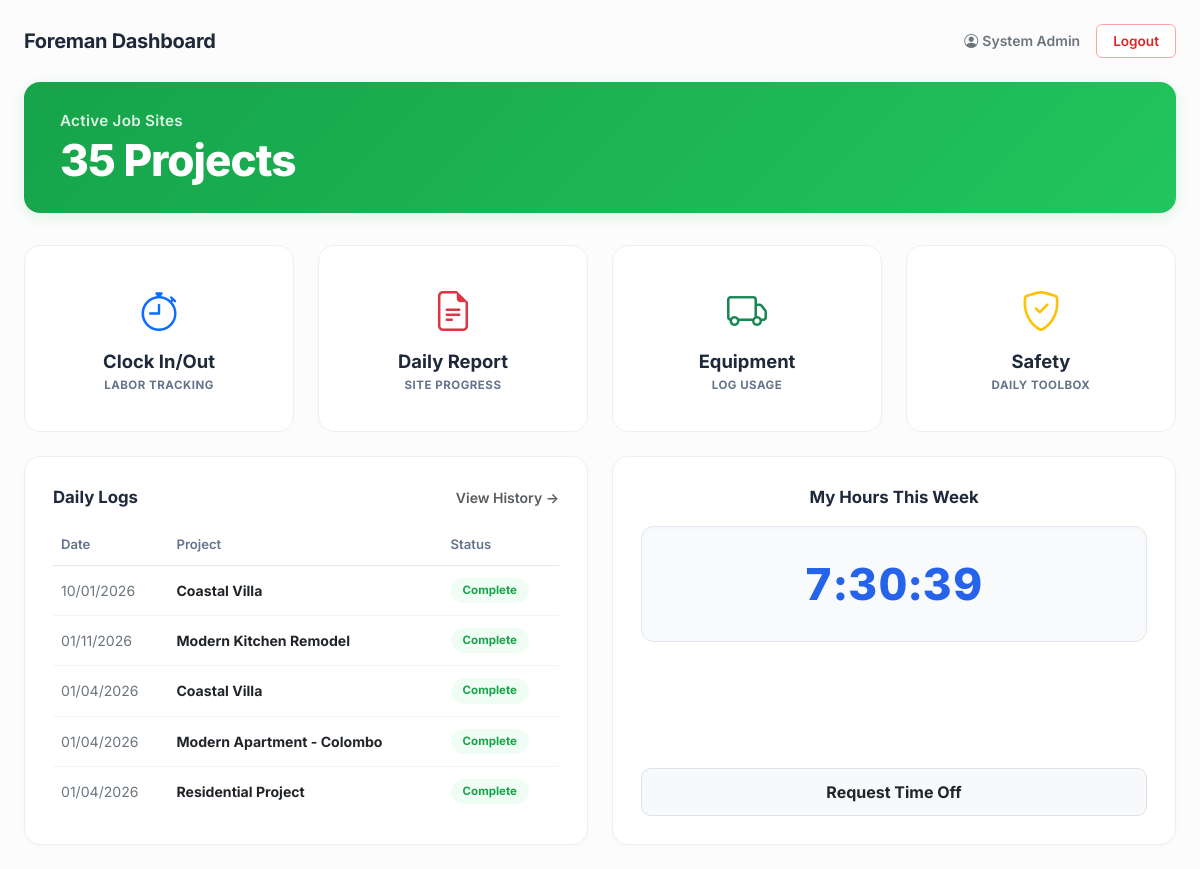
Page /foreman_logs.php (signed in) on the committed database.
### tables this page shows
CREATE TABLE `daily_reports` (
  `id` int(11) NOT NULL AUTO_INCREMENT,
  `project_id` int(11) DEFAULT NULL,
  `foreman_id` int(11) DEFAULT NULL,
  `report_date` date DEFAULT (CURDATE()),
  `weather_condition` varchar(100) DEFAULT 'Sunny, 30°C',
  `work_summary` text DEFAULT NULL,
  `crew_count` int(11) DEFAULT 0,
  `subcontractor_notes` text DEFAULT NULL,
  `status` enum('Draft','Submitted','Reviewed') DEFAULT 'Submitted',
  `site_image` varchar(255) DEFAULT NULL,
  `created_at` timestamp NOT NULL DEFAULT current_timestamp(),
  PRIMARY KEY (`id`),
  KEY `fk_dr_project` (`project_id`),
  KEY `fk_dr_foreman` (`foreman_id`),
  CONSTRAINT `daily_reports_ibfk_1` FOREIGN KEY (`project_id`) REFERENCES `projects` (`id`),
  CONSTRAINT `daily_reports_ibfk_2` FOREIGN KEY (`foreman_id`) REFERENCES `users` (`id`),
  CONSTRAINT `fk_dr_foreman` FOREIGN KEY (`foreman_id`) REFERENCES `users` (`id`) ON DELETE SET NULL,
  CONSTRAINT `fk_dr_project` FOREIGN KEY (`project_id`) REFERENCES `projects` (`id`) ON DELETE CASCADE
);

CREATE TABLE `projects` (
  `id` int(11) NOT NULL AUTO_INCREMENT,
  `project_name` varchar(150) NOT NULL,
  `project_code` varchar(50) NOT NULL,
  `client_id` int(11) DEFAULT NULL,
  `client_name` varchar(100) DEFAULT NULL,
  `pm_id` int(11) DEFAULT NULL,
  `budget` decimal(15,2) DEFAULT 0.00,
  `location` varchar(255) DEFAULT NULL,
  `start_date` date DEFAULT NULL,
  `end_date` date DEFAULT NULL,
  `stage` enum('Planning','Earthwork','Framing','Roofing','Finishing','Handover') DEFAULT 'Planning',
  `progress_percent` int(11) DEFAULT 0,
  `status` enum('Active','Completed','On Hold','Archived') DEFAULT 'Active',
  `thumbnail_url` varchar(255) DEFAULT NULL,
  `created_at` timestamp NOT NULL DEFAULT current_timestamp(),
  `updated_at` timestamp NOT NULL DEFAULT current_timestamp() ON UPDATE current_timestamp(),
  PRIMARY KEY (`id`),
  UNIQUE KEY `project_code` (`project_code`)
);

### foreman_logs.php (the view, shortened to what this page needs)
<?php
require_once __DIR__ . '/db.php';
$user_id   = (int)($_SESSION['user_id'] ?? 3);
$user_name = htmlspecialchars($_SESSION['user_name'] ?? 'Foreman Sunil');
try {
    $stmt_active = $pdo->query("SELECT COUNT(*) FROM projects WHERE status = 'Active'");
    $active_projects = (int)$stmt_active->fetchColumn();
    $stmt_logs = $pdo->prepare("
        SELECT dr.*, p.project_name
        FROM daily_reports dr
        JOIN projects p ON dr.project_id = p.id
        WHERE dr.foreman_id = ?
        ORDER BY dr.report_date DESC
        LIMIT 5
    ");
    $stmt_logs->execute([$user_id]);
    $daily_logs = $stmt_logs->fetchAll(PDO::FETCH_ASSOC);
    if (empty($daily_logs)) {
        $daily_logs = $pdo->query("
            SELECT dr.*, p.project_name
            FROM daily_reports dr
            JOIN projects p ON dr.project_id = p.id
            ORDER BY dr.report_date DESC
            LIMIT 5
        ")->fetchAll(PDO::FETCH_ASSOC);
    }
    $stmt_check = $pdo->prepare("
        SELECT tc.*, p.project_name,
               TIMESTAMPDIFF(SECOND, tc.clock_in, NOW()) AS elapsed_seconds
        FROM time_cards tc
        JOIN projects p ON tc.project_id = p.id
        WHERE tc.user_id = ? AND tc.status = 'On-Site'
        ORDER BY tc.id DESC LIMIT 1
    ");
    $stmt_check->execute([$user_id]);
    $active_session = $stmt_check->fetch(PDO::FETCH_ASSOC);
    $is_clocked_in  = !empty($active_session);
    $stmt_week = $pdo->prepare("
        SELECT COALESCE(SUM(total_hours), 0)
        FROM time_cards
        WHERE user_id = :uid AND YEARWEEK(work_date, 1) = YEARWEEK(CURRENT_DATE(), 1)
    ");
    $stmt_week->execute([':uid' => $user_id]);
    $weekly_hours_val = floatval($stmt_week->fetchColumn() ?: 0);
    $weekly_total_seconds = round($weekly_hours_val * 3600);
    if ($weekly_total_seconds <= 0 && !$is_clocked_in) {
        $weekly_total_seconds = 27039;
    }
    $weekly_display_hms = sprintf(
        '%d:%02d:%02d',
        floor($weekly_total_seconds / 3600),
        floor(($weekly_total_seconds % 3600) / 60),
        $weekly_total_seconds % 60
    );
} catch (PDOException $e) {
    die("<div class='alert alert-danger m-4'>Database Error: " . htmlspecialchars($e->getMessage()) . "</div>");
}
?>
<!DOCTYPE html>
<html lang="en">
<head>
    <link href="https://cdn.jsdelivr.net/npm/bootstrap@5.3.0/dist/css/bootstrap.min.css" rel="stylesheet">
    <link rel="stylesheet" href="https://cdn.jsdelivr.net/npm/bootstrap-icons@1.11.1/font/bootstrap-icons.css">
</head>
<body>
    <div class="dashboard-container">
        <header class="dashboard-top-header">
            <div class="header-title">Foreman Dashboard</div>
            <div class="d-flex align-items-center gap-3">
                <span class="small fw-semibold text-secondary d-none d-sm-inline">
                    <i class="bi bi-person-circle me-1"></i><?= $user_name ?>
                </span>
                <a href="logout.php" class="btn btn-logout">Logout</a>
            </div>
        </header>
        <section class="active-sites-banner">
            <div class="banner-subtitle">Active Job Sites</div>
            <h1><?= $active_projects ?> Projects</h1>
        </section>
        <section class="row g-4 mb-4">
            <div class="col-6 col-md-3">
                <div class="action-card" id="cardClockTrigger" data-bs-toggle="modal" data-bs-target="#laborTrackingModal">
                    <i class="bi bi-stopwatch text-primary fs-1 mb-2"></i>
                    <h5>Clock In/Out</h5>
                    <span class="card-subtitle">Labor Tracking</span>
                </div>
            </div>
            <div class="col-6 col-md-3">
                <div class="action-card" data-bs-toggle="modal" data-bs-target="#reportModal">
                    <i class="bi bi-file-earmark-text text-danger fs-1 mb-2"></i>
                    <h5>Daily Report</h5>
                    <span class="card-subtitle">Site Progress</span>
                </div>
            </div>
            <div class="col-6 col-md-3">
                <a href="features/equipment-logs.php" class="action-card">
                    <i class="bi bi-truck text-success fs-1 mb-2"></i>
                    <h5>Equipment</h5>
                    <span class="card-subtitle">Log Usage</span>
                </a>
            </div>
            <div class="col-6 col-md-3">
                <a href="features/safety-meetings.php" class="action-card">
                    <i class="bi bi-shield-check text-warning fs-1 mb-2"></i>
                    <h5>Safety</h5>
                    <span class="card-subtitle">Daily Toolbox</span>
                </a>
            </div>
        </section>
        <section class="row g-4">
            <div class="col-lg-6 col-xl-6">
                <div class="nexus-widget">
                    <div class="d-flex justify-content-between align-items-center mb-3">
                        <div class="widget-title mb-0">Daily Logs</div>
                        <a href="features/reports.php" class="small fw-semibold text-decoration-none text-muted">View History &rarr;</a>
                    </div>
                    <div class="table-responsive">
                        <table class="table daily-logs-table align-middle mb-0">
                            <thead>
                                <tr>
                                    <th>Date</th>
                                    <th>Project</th>
                                    <th>Status</th>
                                </tr>
                            </thead>
                            <tbody>
                                <?php if (!empty($daily_logs)): ?>
                                    <?php foreach ($daily_logs as $log): ?>
                                        <tr>
                                            <td class="text-secondary"><?= date('m/d/Y', strtotime($log['report_date'])) ?></td>
                                            <td class="fw-bold text-dark"><?= htmlspecialchars($log['project_name']) ?></td>
                                            <td>
                                                <span class="status-pill pill-complete">Complete</span>
                                            </td>
                                        </tr>
                                    <?php endforeach; ?>
                                <?php endif; ?>
                            </tbody>
                        </table>
                    </div>
                </div>
            </div>
            <div class="col-lg-6 col-xl-6">
                <div class="nexus-widget text-center d-flex flex-column justify-content-between">
                    <div>
                        <div class="widget-title mb-3">My Hours This Week</div>
                        <div class="clock-display <?= $is_clocked_in ? 'ticking' : '' ?>" id="weeklyStopwatch">
                            <?= $weekly_display_hms ?>
                        </div>
                    </div>
                    <div>
                        <button type="button" class="btn btn-light w-100 border fw-bold btn-touch text-dark" data-bs-toggle="modal" data-bs-target="#timeOffModal">
                            Request Time Off
                        </button>
                    </div>
                </div>
            </div>
        </section>
    </div>
</body>
</html>

### foreman_logs.php (style rules this page uses)
:root { --nexus-green: #22c55e; --nexus-green-dark: #16a34a; --nexus-blue: #1d68ff; --nexus-blue-hover: #1557e0; --nexus-border: #eeeeee; --nexus-card-bg: #ffffff; --nexus-text-dark: #1e293b; --nexus-text-muted: #64748b; }
body { font-family: 'Inter', -apple-system, BlinkMacSystemFont, "Segoe UI", Roboto, sans-serif; background-color: #fcfcfc; color: var(--nexus-text-dark); margin: 0; padding: 0; -webkit-tap-highlight-color: transparent; }
.dashboard-container { max-width: 1200px; margin: 0 auto; padding: 1.5rem; }
.dashboard-top-header { display: flex; justify-content: space-between; align-items: center; margin-bottom: 1.5rem; }
.header-title { font-size: 1.25rem; font-weight: 700; color: var(--nexus-text-dark); letter-spacing: -0.3px; }
.btn-logout { font-size: 0.85rem; font-weight: 600; padding: 0.35rem 1rem; border-radius: 6px; color: #dc2626; border-color: #fca5a5; background: #ffffff; text-decoration: none; transition: all 0.15s ease; }
.active-sites-banner { background: linear-gradient(135deg, #16a34a 0%, #22c55e 100%); color: #ffffff; border-radius: 16px; padding: 1.75rem 2.25rem; margin-bottom: 2rem; box-shadow: 0 4px 15px rgba(34, 197, 94, 0.15); }
.active-sites-banner .banner-subtitle { font-size: 0.95rem; font-weight: 600; opacity: 0.85; letter-spacing: 0.3px; margin-bottom: 0.25rem; }
.active-sites-banner h1 { font-weight: 800; margin: 0; font-size: 2.75rem; letter-spacing: -1px; line-height: 1.1; }
.action-card { background: var(--nexus-card-bg); border: 1px solid var(--nexus-border); border-radius: 16px; padding: 2.25rem 1.25rem; text-align: center; transition: transform 0.2s ease, box-shadow 0.2s ease, border-color 0.2s ease; cursor: pointer; height: 100%; display: flex; flex-direction: column; align-items: center; justify-content: center; position: relative; user-select: none; text-decoration: none !important; color: inherit; }
.action-card i { display: block; margin-bottom: 0.85rem; }
.action-card h5 { font-size: 1.15rem; font-weight: 700; margin-bottom: 0.35rem; color: var(--nexus-text-dark); }
.action-card .card-subtitle { font-size: 0.72rem; font-weight: 700; letter-spacing: 0.5px; text-transform: uppercase; color: var(--nexus-text-muted); }
.nexus-widget { background: var(--nexus-card-bg); border: 1px solid var(--nexus-border); border-radius: 16px; padding: 1.75rem; box-shadow: 0 2px 6px rgba(0, 0, 0, 0.02); height: 100%; }
.widget-title { font-size: 1.05rem; font-weight: 700; margin-bottom: 1.25rem; color: var(--nexus-text-dark); }
.daily-logs-table th { font-size: 0.82rem; font-weight: 600; color: #64748b; padding: 0.6rem 0.5rem; border-bottom: 1px solid #e2e8f0; }
.daily-logs-table td { font-size: 0.88rem; padding: 0.75rem 0.5rem; vertical-align: middle; border-bottom: 1px solid #f1f5f9; }
.daily-logs-table tr:last-child td { border-bottom: none; }
.status-pill { padding: 4px 12px; border-radius: 20px; font-size: 0.72rem; font-weight: 700; display: inline-block; }
.pill-complete { background: #f0fdf4; color: #16a34a; }
.clock-display { background: #f8fafc; border-radius: 12px; padding: 1.5rem 1rem; text-align: center; font-size: 2.75rem; font-weight: 800; letter-spacing: 2px; color: #2563eb; font-variant-numeric: tabular-nums; box-shadow: inset 0 2px 4px rgba(0, 0, 0, 0.02); border: 1px solid #e2e8f0; margin-bottom: 1.5rem; }
.btn-touch { min-height: 48px; display: flex; align-items: center; justify-content: center; font-weight: 700; border-radius: 10px; transition: all 0.15s ease; }

### rows in the picture
daily_reports: report_date "10/01/2026", project.project_name "Coastal Villa"
daily_reports: report_date "01/11/2026", project.project_name "Modern Kitchen Remodel"
daily_reports: report_date "01/04/2026", project.project_name "Coastal Villa"
daily_reports: report_date "01/04/2026", project.project_name "Modern Apartment - Colombo"
daily_reports: report_date "01/04/2026", project.project_name "Residential Project"

### other values in the picture
$user_name "System Admin"
$active_projects "35"
$weekly_display_hms "7:30:39"
